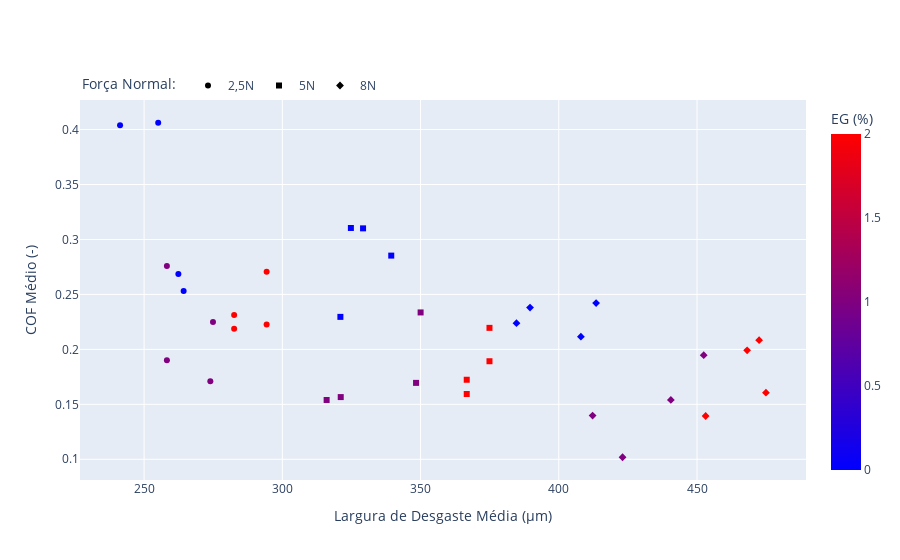

Notebook code for this chart:
### Code cell
fig = go.Figure()

fig.add_trace(df2[df2['Força Normal']==2.5].plot(kind = 'scatter', y = 'COF Médio', x = 'Largura Média', color = 'EG').data[0])
fig.add_trace(df2[df2['Força Normal']==5].plot(kind = 'scatter', y = 'COF Médio', x = 'Largura Média', color = 'EG').data[0])
fig.add_trace(df2[df2['Força Normal']==8].plot(kind = 'scatter', y = 'COF Médio', x = 'Largura Média', color = 'EG').data[0])

fig.data[0].marker.symbol = 'circle'
fig.data[1].marker.symbol = 'square'
fig.data[2].marker.symbol = 'diamond'

fig.data[0].name = '2,5N'
fig.data[1].name = '5N'
fig.data[2].name = '8N'

fig.data[0].showlegend = True
fig.data[1].showlegend = True
fig.data[2].showlegend = True

fig.update_layout(showlegend = True,
                  yaxis_title = 'COF Médio (-)',
                  xaxis_title = 'Largura de Desgaste Média (µm)',
                  legend = dict(
                      xanchor = 'left',
                      yanchor = 'bottom',
                      x = 0,
                      y = 1,
                      orientation = 'h',
                      title_text = 'Força Normal: '
                  ),
                  coloraxis = dict(colorscale = 'Bluered',
                                  colorbar_title = 'EG (%)',
                                  ),
                  
                 )

### Figure 1 — Plotly figure (JSON) as saved in the notebook; plotly's stock layout.template omitted (floating-point values rounded to 4 significant figures)
{"data": [{"hovertemplate": "Largura Média=%{x}<br>COF Médio=%{y}<br>EG=%{marker.color}<extra></extra>", "legendgroup": "", "marker": {"color": [0, 0, 0, 0, 1, 1, 1, 1, 2, 2, 2, 2], "coloraxis": "coloraxis", "symbol": "circle"}, "mode": "markers", "name": "2,5N", "orientation": "v", "showlegend": true, "type": "scatter", "x": [264.3, 255.1, 262.4, 241.3, 258.2, 274.0, 258.2, 274.9, 294.3, 282.6, 294.3, 282.6], "xaxis": "x", "y": [0.2532, 0.4062, 0.2685, 0.4039, 0.1901, 0.1711, 0.2758, 0.2249, 0.2226, 0.2189, 0.2706, 0.2313], "yaxis": "y"}, {"hovertemplate": "Largura Média=%{x}<br>COF Médio=%{y}<br>EG=%{marker.color}<extra></extra>", "legendgroup": "", "marker": {"color": [0, 0, 0, 0, 1, 1, 1, 1, 2, 2, 2, 2], "coloraxis": "coloraxis", "symbol": "square"}, "mode": "markers", "name": "5N", "orientation": "v", "showlegend": true, "type": "scatter", "x": [324.8, 329.2, 321, 339.4, 321.1, 316.0, 348.4, 350.0, 366.7, 374.9, 366.7, 374.9], "xaxis": "x", "y": [0.3105, 0.3101, 0.2296, 0.2853, 0.1566, 0.154, 0.1695, 0.2336, 0.1724, 0.1892, 0.1594, 0.2196], "yaxis": "y"}, {"hovertemplate": "Largura Média=%{x}<br>COF Médio=%{y}<br>EG=%{marker.color}<extra></extra>", "legendgroup": "", "marker": {"color": [0, 0, 0, 0, 1, 1, 1, 1, 2, 2, 2, 2], "coloraxis": "coloraxis", "symbol": "diamond"}, "mode": "markers", "name": "8N", "orientation": "v", "showlegend": true, "type": "scatter", "x": [413.5, 389.6, 384.7, 408, 412.2, 452.4, 440.5, 423.1, 474.9, 472.5, 453.1, 468.1], "xaxis": "x", "y": [0.2421, 0.238, 0.2239, 0.2116, 0.1397, 0.1947, 0.154, 0.1019, 0.1606, 0.2084, 0.1394, 0.1992], "yaxis": "y"}], "layout": {"coloraxis": {"colorbar": {"title": {"text": "EG (%)"}}, "colorscale": [[0, "rgb(0,0,255)"], [1, "rgb(255,0,0)"]]}, "legend": {"orientation": "h", "title": {"text": "Força Normal: "}, "x": 0, "xanchor": "left", "y": 1, "yanchor": "bottom"}, "showlegend": true, "xaxis": {"title": {"text": "Largura de Desgaste Média (µm)"}}, "yaxis": {"title": {"text": "COF Médio (-)"}}}}
